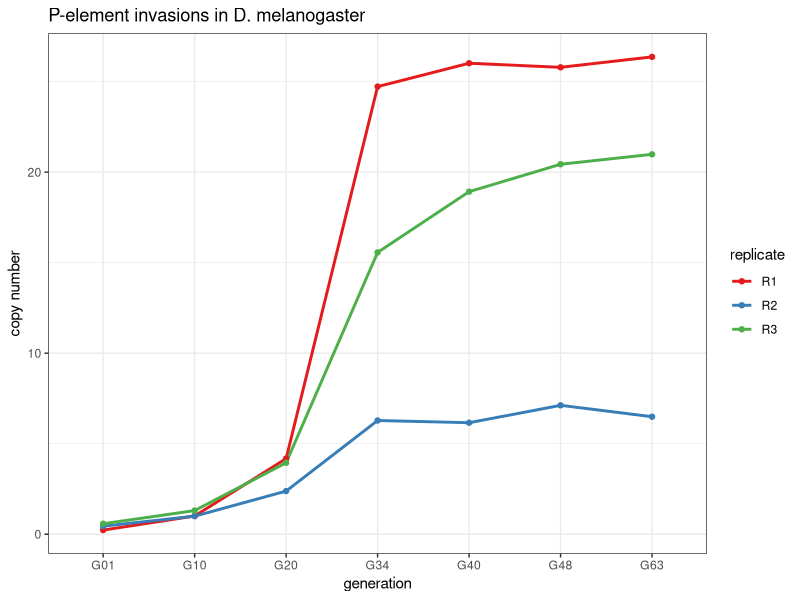
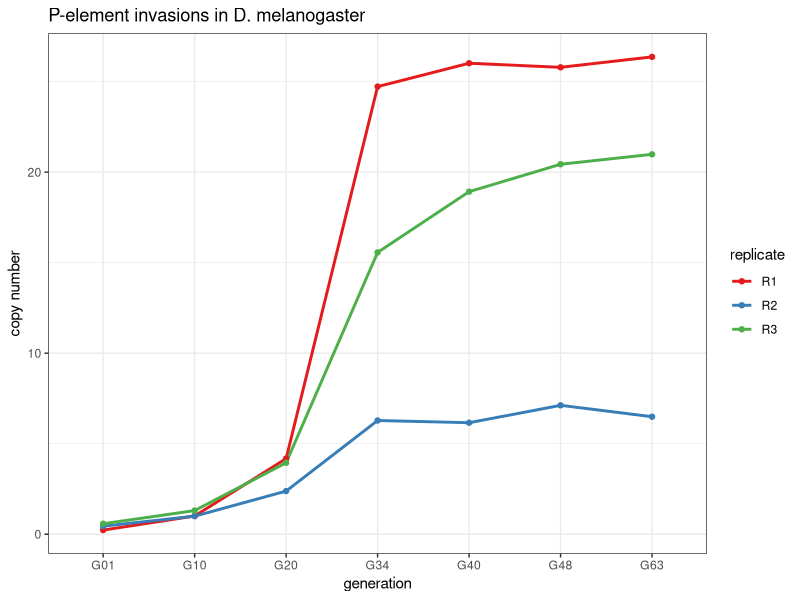

Source code (R) for these figures, in order: (Note: this script raises an error after producing the figures.)
## ---- chunk 1
library (ggplot2)
theme_set(theme_bw())
tresrep<-c("#e41a1c", "#377eb8", "#4daf4a")
  
d = read.table("mel_pcopies_aligned.txt")

names(d)<-c ("replicate", "generation", "copy number")

print(d)

ggplot(d, aes(x = generation, y = `copy number`, group= replicate)) + 
  geom_line(aes(color=replicate),linewidth=1) +
  geom_point(aes(color=replicate)) +
  ggtitle("P-element invasions in D. melanogaster") +
  scale_colour_manual(values=tresrep)

ggsave("figs/pele_invasions_dmel.png", width = 8, height = 5, dpi = 600)

knitr::include_graphics("figs/pele_invasions_dmel.png")

## ---- chunk 2
knitr::include_graphics("figs/pele_coverage.png")

